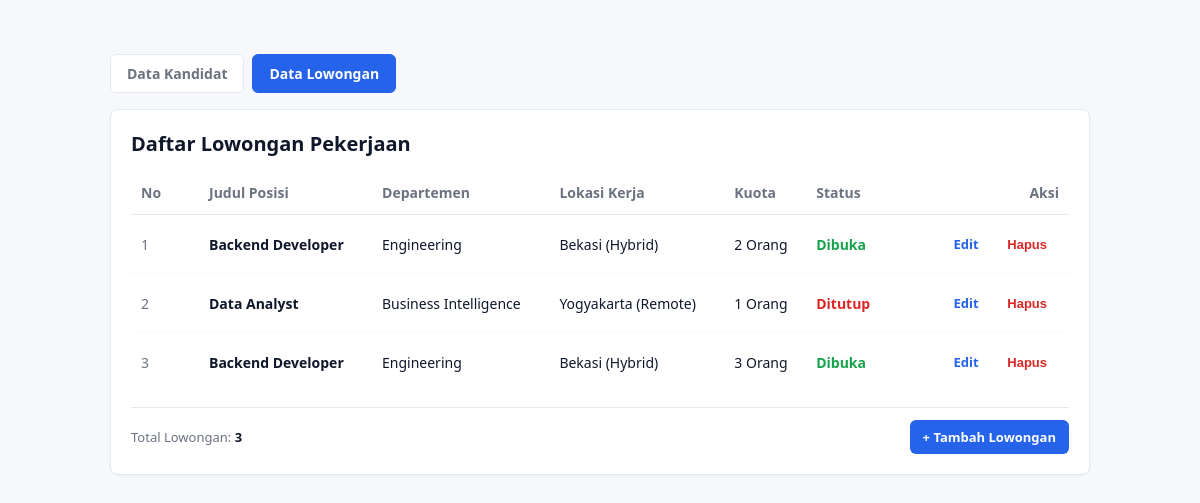
The page /project/index.php?page=lowongan on the database its author committed.
### tables this page shows
CREATE TABLE `lowongan` (
  `id` int(11) NOT NULL,
  `judulPosisi` varchar(100) NOT NULL,
  `departemen` varchar(100) NOT NULL,
  `lokasi` varchar(100) NOT NULL,
  `kuota` int(11) NOT NULL DEFAULT 1,
  `status` varchar(30) NOT NULL DEFAULT 'Dibuka'
);

### project/models/TabelLowongan.php (called while the page is built, shortened)
<?php
require_once __DIR__ . '/DB.php';
require_once __DIR__ . '/Lowongan.php';
class TabelLowongan extends DB implements KontrakModelLowongan {
    private function mapRowToLowongan(array $row): Lowongan {
        return new Lowongan(
            (int)$row['id'],
            $row['judulPosisi'],
            $row['departemen'],
            $row['lokasi'],
            (int)$row['kuota'],
            $row['status']
        );
    }
    public function getAllLowongan(): array {
        $query = "SELECT * FROM lowongan ORDER BY id ASC";
        $this->executeQuery($query);
        $rows = $this->getAllResult();
        $list = [];
        foreach ($rows as $row) {
            $list[] = $this->mapRowToLowongan($row);
        }
        return $list;
    }
}
?>

### project/models/DB.php (called while the page is built, shortened)
<?php
class DB {
    private string $host = "localhost";
    private string $db_name = "mvp_kandidat_db";
    private string $username = "root";
    private string $password = "";
    private ?PDO $conn = null;
    private ?PDOStatement $result = null;
    public function __construct(
        string $host = "localhost",
        string $db_name = "mvp_kandidat_db",
        string $username = "root",
        string $password = ""
    ) {
        $this->host = $host;
        $this->db_name = $db_name;
        $this->username = $username;
        $this->password = $password;
        $this->conn = $this->connect();
    }
    public function connect(): PDO {
        try {
            $dsn = "mysql:host={$this->host};dbname={$this->db_name};charset=utf8mb4";
            $options = [
                PDO::ATTR_ERRMODE => PDO::ERRMODE_EXCEPTION,
                PDO::ATTR_DEFAULT_FETCH_MODE => PDO::FETCH_ASSOC,
                PDO::ATTR_EMULATE_PREPARES => false,
            ];
            return new PDO($dsn, $this->username, $this->password, $options);
        } catch (PDOException $e) {
            throw new RuntimeException("Koneksi Database Gagal: " . $e->getMessage(), 0, $e);
        }
    }
    public function executeQuery(string $query, array $params = []): PDOStatement {
        try {
            $stmt = $this->conn->prepare($query);
            $stmt->execute($params);
            $this->result = $stmt;
            return $stmt;
        } catch (PDOException $e) {
            throw new RuntimeException("Query Gagal: " . $e->getMessage(), 0, $e);
        }
    }
    public function getAllResult(): array {
        return $this->result->fetchAll(PDO::FETCH_ASSOC);
    }
}
?>

### project/models/Lowongan.php (called while the page is built, shortened)
<?php
class Lowongan {
    private ?int $id;
    private string $judulPosisi;
    private string $departemen;
    private string $lokasi;
    private int $kuota;
    private string $status;
    public function __construct(
        ?int $id,
        string $judulPosisi,
        string $departemen,
        string $lokasi,
        int $kuota,
        string $status
    ) {
        $this->id = $id;
        $this->judulPosisi = $judulPosisi;
        $this->departemen = $departemen;
        $this->lokasi = $lokasi;
        $this->kuota = $kuota;
        $this->status = $status;
    }
    public function getId(): ?int { return $this->id; }
    public function getJudulPosisi(): string { return $this->judulPosisi; }
    public function getDepartemen(): string { return $this->departemen; }
    public function getLokasi(): string { return $this->lokasi; }
    public function getKuota(): int { return $this->kuota; }
    public function getStatus(): string { return $this->status; }
}
?>

### project/presenters/PresenterLowongan.php (the view, shortened to what this page needs)
<?php
class PresenterLowongan implements KontrakPresenterLowongan {
    private KontrakModelLowongan $model;
    private KontrakView $view;
    public function __construct(KontrakModelLowongan $model, KontrakView $view) {
        $this->model = $model;
        $this->view = $view;
    }
    private function buildRowHtml(int $no, Lowongan $lowongan): string {
        $id = (int)$lowongan->getId();
        $judulPosisi = htmlspecialchars($lowongan->getJudulPosisi());
        $departemen = htmlspecialchars($lowongan->getDepartemen());
        $lokasi = htmlspecialchars($lowongan->getLokasi());
        $kuota = number_format($lowongan->getKuota()) . ' Orang';
        $status = htmlspecialchars($lowongan->getStatus());
        $badgeColor = ($status === 'Dibuka') ? '#16a34a' : '#dc2626';
        $badgeHtml = "<span style='color:{$badgeColor};font-weight:600;'>{$status}</span>";
        return "<tr>
            <td class='col-id'>{$no}</td>
            <td><strong>{$judulPosisi}</strong></td>
            <td>{$departemen}</td>
            <td>{$lokasi}</td>
            <td>{$kuota}</td>
            <td>{$badgeHtml}</td>
            <td class='col-actions'>
                <a href='index.php?page=lowongan&screen=edit&id={$id}' class='btn btn-edit'>Edit</a>
                <form method='post' action='index.php?page=lowongan' style='display:inline;' onsubmit=\"return confirm('Hapus lowongan ini?')\">
                    <input type='hidden' name='page' value='lowongan'>
                    <input type='hidden' name='action' value='hapus'>
                    <input type='hidden' name='id' value='{$id}'>
                    <button type='submit' class='btn btn-delete'>Hapus</button>
                </form>
            </td>
        </tr>";
    }
    public function tampilkanLowongan(): string {
        $listLowongan = $this->model->getAllLowongan();
        $totalLowongan = count($listLowongan);
        $rowsHtml = '';
        if (empty($listLowongan)) {
            $rowsHtml = '<tr><td colspan="7" style="text-align:center;color:#6b7280;padding:24px;">Belum ada data lowongan.</td></tr>';
        } else {
            $no = 1;
            foreach ($listLowongan as $lowongan) {
                $rowsHtml .= $this->buildRowHtml($no, $lowongan);
                $no++;
            }
        }
        return $this->view->renderDaftar($rowsHtml, $totalLowongan);
    }
}
?>

### rows shown on the page
lowongan: no "1", judulPosisi "Backend Developer", departemen "Engineering", lokasi "Bekasi (Hybrid)", kuota "2 Orang", status "Dibuka"
lowongan: no "2", judulPosisi "Data Analyst", departemen "Business Intelligence", lokasi "Yogyakarta (Remote)", kuota "1 Orang", status "Ditutup"
lowongan: no "3", judulPosisi "Backend Developer", departemen "Engineering", lokasi "Bekasi (Hybrid)", kuota "3 Orang", status "Dibuka"

### other values the page prints
$presenter->tampilkanLowongan() "Data Kandidat Data Lowongan Daftar Lowongan Pekerjaan No Judul Posisi Departemen Lokasi Kerja Kuota Status Aksi Total Lowongan: 3 + Tambah Lowongan"
